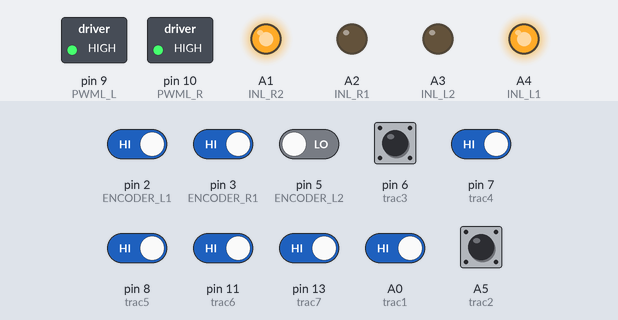
Recording of a sketch running on a simulated Arduino Uno, built with avr-gcc and run on an emulated ATmega328P. On the bench: switched loads named in the sketch (green lamp = pin HIGH), output pins drawn as LEDs (lit = HIGH). The inputs (shaded band) are chosen by the test bench; at power-on: A0 (trac1), A5 (trac2), pin 2 (ENCODER_L1), pin 3 (ENCODER_R1), pin 6 (trac3), pin 7 (trac4), pin 8 (trac5), pin 11 (trac6), pin 13 (trac7) HIGH, pin 5 (ENCODER_L2) LOW.

Above: at 1.2 s.
1.3 s: pin 8 (trac5) driven LOW
At 2.4 s:
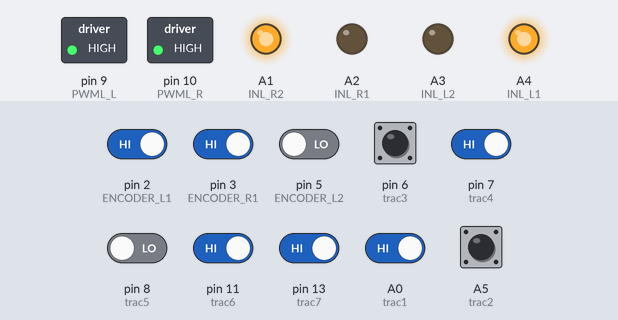
2.8 s: pin 11 (trac6) driven LOW
At 5.5 s:
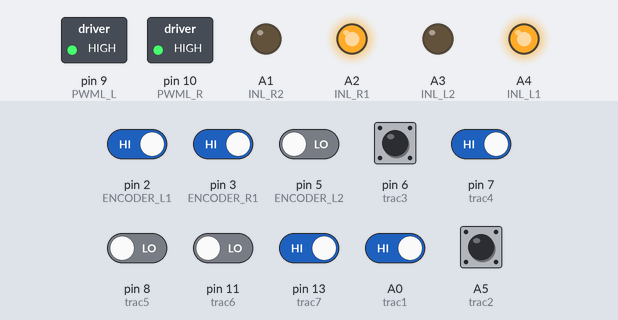
5.8 s: A0 (trac1) driven LOW
At 6.7 s:
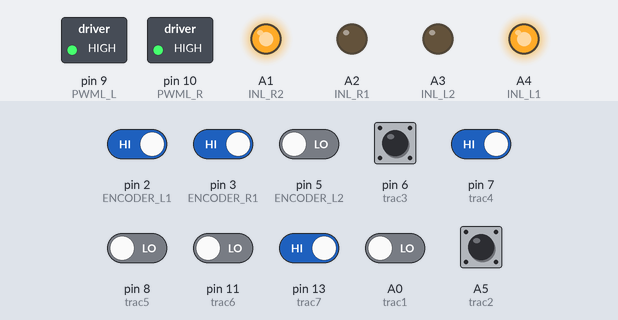
7.4 s: pin 13 (trac7) driven LOW
At 7.55 s:
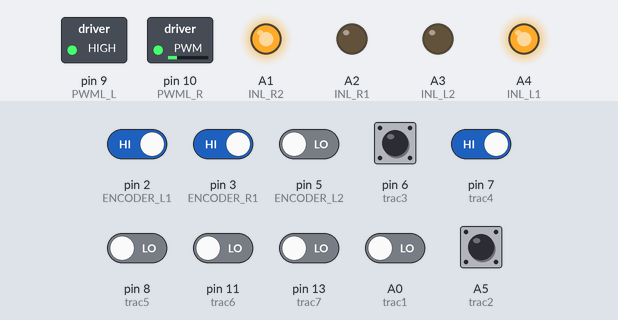
10.4 s: pin 7 (trac4) driven LOW
At 11.2 s:
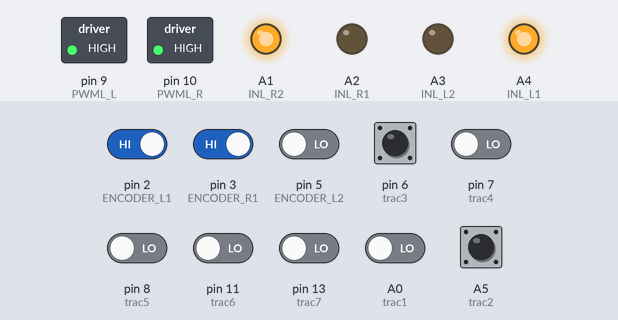
12.1 s: pin 2 (ENCODER_L1) driven LOW
Timing chart, 0 to 14.6 s (numbered marks = the images above; inputs shaded):
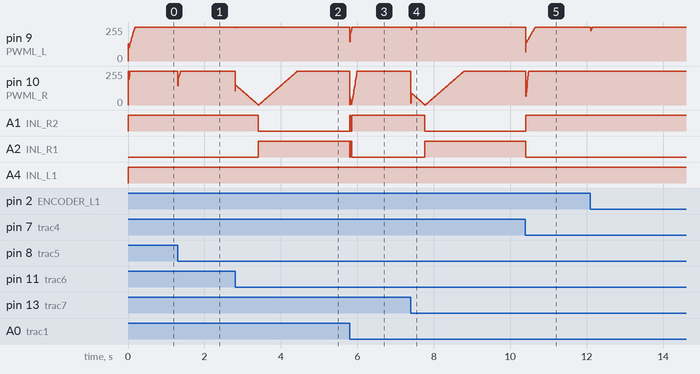

Measured:
- after the input at 1.3 s, pin 9 (PWML_L): 255/255 → 250/255 at once, → 255/255 0.01 s later
- after the input at 2.8 s, pin 9 (PWML_L): 255/255 → 251/255 at once, → 255/255 0.01 s later; A1 (INL_R2): HIGH → LOW after 0.61 s; A2 (INL_R1): LOW → HIGH after 0.61 s
- after the input at 5.8 s, A1 (INL_R2): LOW → HIGH at once, → LOW 0.01 s later, → HIGH 0.04 s later; A2 (INL_R1): HIGH → LOW at once, → HIGH 0.01 s later, → LOW 0.04 s later
- after the input at 7.4 s, pin 9 (PWML_L): 255/255 → 236/255 at once, → 255/255 0.01 s later; A1 (INL_R2): HIGH → LOW after 0.37 s; A2 (INL_R1): LOW → HIGH after 0.37 s
- after the input at 10.4 s, A1 (INL_R2): LOW → HIGH at once; A2 (INL_R1): HIGH → LOW at once

The sketch:

xunxian_PID.ino
```cpp
#include<MsTimer2.h>
//左右电机码盘
#define ENCODER_R1 3
#define ENCODER_R2 4
#define ENCODER_L1 2
#define ENCODER_L2 5
//左右电机PWM波以及电机正负极接入
#define PWML_R 10
#define INL_R1 A2
#define INL_R2 A1
#define PWML_L 9
#define INL_L1 A4
#define INL_L2 A3
#define PERIOD 10
//从前进方向的最左边开始排序红外传感器引脚
#define trac1  A0
#define trac2  A5
#define trac3  6
#define trac4  7
#define trac5  8
#define trac6  11
#define trac7  13
#define tracL  12//车体左侧的
#define tracR  7

int rightAngelToLeft  = 0;
int rightAngelToRight  = 0;
int END = 0;
const float originTargetV = 8;
float targetRv = originTargetV;//右轮目标速度
float targetLv = originTargetV;//左轮目标速度

volatile long encoderVal_R = 0;
volatile long encoderVal_L = 0;

volatile int encodertime_L = 0;
volatile int encodertime_R = 0;


volatile float velocityR;
volatile float velocityL;
float ukR = 0;
float ukL = 0;

float ekR1 = 0;//last error
float ekR2 = 0;//last last error
float ekL1 = 0;//last error
float ekL2 = 0;//last last error


void getEncoderR(void)
{
  //Serial.println("in func getEncoderR!");
  encodertime_R++;
   if(digitalRead(ENCODER_R1) == LOW)
  {
    if(digitalRead(ENCODER_R2) == LOW)
    {
      encoderVal_R--;
    }
      else
    {
      encoderVal_R++;
    }
  }
  else
  {
    if(digitalRead(ENCODER_L2) == LOW)
    {
      encoderVal_R++;
    }
      else
    {
      encoderVal_R--;
    }
  }
}

void getEncoderL(void)
{
  //Serial.println("L");
  encodertime_L++;
   if(digitalRead(ENCODER_L1) == LOW)
  {
    if(digitalRead(ENCODER_L2) == LOW)
    {
      encoderVal_L--;
    }
      else
    {
      encoderVal_L++;
    }
  }
  else
  {
    if(digitalRead(ENCODER_L2) == LOW)
    {
      encoderVal_L++;
    }
      else
    {
      encoderVal_L--;
    }
  }
}


int pidControllerR(float lTargetRv,float currentRv)
{

    float u;
    float output;
    float q0,q1,q2;
    float k  = 20;
    float ti = 80;//积分时间
    float td = 5;//微分事件
    float ek = lTargetRv - currentRv;
    //Serial.println(ek);

    q0 = k*(1 + PERIOD/ti + td/PERIOD);
    q1 = -k*(1 + 2*td/PERIOD);
    q2 = k*td/PERIOD;


    u = q0*ek + q1*ekR1 + q2*ekR2;
    output = ukR+u;
        //Serial.println(output);


    if (output > 255)
        output = 255;

    if (output < -255)
        output = -255;

    ukR = output;
    ekR2 = ekR1;
    ekR1 = ek;
    return (int)output;

}

int pidControllerL(float lTargetLv,float currentLv)
{
    float u;
    float output;
    float q0,q1,q2;
    float k  = 10;
    float ti = 80;//积分时间
    float td = 5;//微分事件
    float ek = lTargetLv - currentLv;


    q0 = k*(1 + PERIOD/ti + td/PERIOD);
    q1 = -k*(1 + 2*td/PERIOD);
    q2 = k*td/PERIOD;


    u = q0*ek + q1*ekL1 + q2*ekL2;
    output = ukL+u;
     //Serial.println(output);

    if (output > 255)
        output = 255;

    if (output < -255)
        output = -255;

    ukL = output;
    ekL2 = ekL1;
    ekL1 = ek;
    return (int)output;
}

void control(void)
{
  int data[8];
  float dVelocity = 0;
  data[1] = !digitalRead(trac1);
  data[2] = !digitalRead(trac2);
  data[3] = !digitalRead(trac3);
  data[4] = !digitalRead(trac4);
  data[5] = !digitalRead(trac5);
  data[6] = !digitalRead(trac6);
  data[7] = !digitalRead(trac7);

  //data[7] = !digitalRead(tracL);
  //data[8] = !digitalRead(tracR);
  if(data[2]&&data[3]&&data[4]&&data[6])
  {
    END =  1;
    return;
  }


  velocityR = (encoderVal_R*2.0)*3.1415*2.0*(1000/PERIOD)/780;
  encoderVal_R = 0;
  velocityL = (encoderVal_L*2.0)*3.1415*2.0*(1000/PERIOD)/780;
  encoderVal_L = 0;

  if(data[4]&&(data[1]||data[7]))
  {
    if(data[1])
      dVelocity = 8;
    else if(data[7])
      dVelocity = -8;
  }

  else
  {
    dVelocity = 16*data[1] +10*data[2] + 8*data[3] - 8*data[5] - 10*data[6] - 16*data[7];
  }
  targetRv += 0.5*dVelocity;
  targetLv -= 0.5*dVelocity;


  int dutyCycleR2 = pidControllerR(targetRv,velocityR);
  int dutyCycleL2 = pidControllerL(targetLv,velocityL);

  targetRv = originTargetV;
  targetLv = originTargetV;

  //int dutyCycleL2 = dutyCycleL1 - D_value / 2;
  //int dutyCycleR2 = dutyCycleR1 + D_value / 2;
  if(dutyCycleR2 > 0) //control Right wheel
  {

      digitalWrite(INL_R1,LOW);
      digitalWrite(INL_R2,HIGH);
      analogWrite(PWML_R,dutyCycleR2);
  }
  else
  {
      digitalWrite(INL_R1,HIGH);
      digitalWrite(INL_R2,LOW);
      analogWrite(PWML_R,abs(dutyCycleR2));
  }

  if(dutyCycleL2 > 0) //control Right wheel
  {

      digitalWrite(INL_L1,HIGH);
      digitalWrite(INL_L2,LOW);
      analogWrite(PWML_L,dutyCycleL2);
  }
  else
  {
      digitalWrite(INL_L1,LOW);
      digitalWrite(INL_L2,HIGH);
      analogWrite(PWML_L,abs(dutyCycleL2));
  }
}
void setup()
{
    TCCR1B = TCCR1B & B11111000 | B00000001;
    pinMode(INL_L1,OUTPUT);
    pinMode(INL_L2,OUTPUT);
    pinMode(PWML_L,OUTPUT);
    pinMode(INL_R1,OUTPUT);
    pinMode(INL_R2,OUTPUT);
    pinMode(PWML_R,OUTPUT);

    pinMode(ENCODER_R1,INPUT);
    pinMode(ENCODER_R2,INPUT);
    pinMode(ENCODER_L1,INPUT);
    pinMode(ENCODER_L2,INPUT);


    attachInterrupt(ENCODER_R1 - 2,getEncoderR,FALLING);
    attachInterrupt(ENCODER_L1 - 2,getEncoderL,FALLING);
      //寻迹模块D0引脚初始化
    pinMode(trac1, INPUT);
    pinMode(trac2, INPUT);
    pinMode(trac3, INPUT);
    pinMode(trac4, INPUT);
    pinMode(trac5, INPUT);
    pinMode(trac6, INPUT);
    pinMode(trac7, INPUT);
    //pinMode(tracL,INPUT);
    //pinMode(tracR,INPUT);
    MsTimer2::set(PERIOD,control);
    MsTimer2::start();
    Serial.begin(9600);

}

void loop()
{
  /*
  if(END)
  {
    MsTimer2::stop();
    digitalWrite(INL_R1,LOW);
    digitalWrite(INL_R2,LOW);
    digitalWrite(INL_L1,LOW);
    digitalWrite(INL_L1,LOW);
  }
  */

  /*

  if(rightAngelToRight)
  {
    MsTimer2::stop();
    digitalWrite(INL_R1,LOW);
    digitalWrite(INL_R2,LOW);
    analogWrite(PWML_R,0);

    digitalWrite(INL_L1,HIGH);
    digitalWrite(INL_L2,LOW);
    analogWrite(PWML_L,255);

    delay(50);
    MsTimer2::start();
  }
  if(rightAngelToLeft)
  {
    MsTimer2::stop();
    digitalWrite(INL_L1,LOW);
    digitalWrite(INL_L2,LOW);
    analogWrite(PWML_L,0);

    digitalWrite(INL_R1,LOW);
    digitalWrite(INL_R2,HIGH);
    analogWrite(PWML_R,255);

    delay(50);
    MsTimer2::start();
  }
  */
}
```
